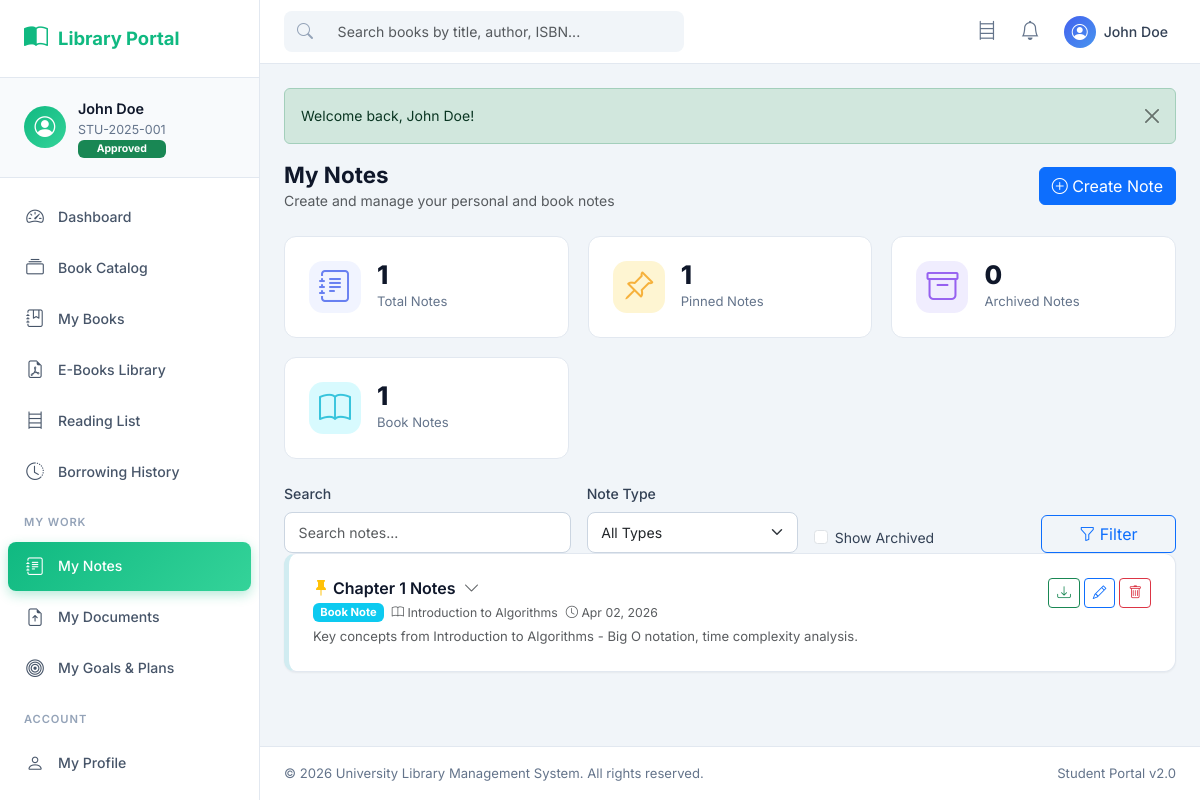
Page /student/notes.php (signed in) on the committed database.
### tables this page shows
CREATE TABLE IF NOT EXISTS `student_notes` (
  `note_id` int(11) NOT NULL AUTO_INCREMENT,
  `user_id` int(11) NOT NULL,
  `book_id` int(11) DEFAULT NULL,
  `note_title` varchar(255) NOT NULL,
  `note_content` longtext NOT NULL,
  `note_type` enum('personal','book_note','book_review','summary','study_note') DEFAULT 'personal',
  `color` varchar(20) DEFAULT '#ffffff',
  `is_pinned` tinyint(1) DEFAULT 0,
  `is_archived` tinyint(1) DEFAULT 0,
  `created_at` timestamp NOT NULL DEFAULT current_timestamp(),
  `updated_at` timestamp NOT NULL DEFAULT current_timestamp() ON UPDATE current_timestamp(),
  PRIMARY KEY (`note_id`),
  KEY `user_id` (`user_id`),
  KEY `book_id` (`book_id`),
  CONSTRAINT `student_notes_ibfk_1` FOREIGN KEY (`user_id`) REFERENCES `users` (`id`) ON DELETE CASCADE,
  CONSTRAINT `student_notes_ibfk_2` FOREIGN KEY (`book_id`) REFERENCES `books` (`book_id`) ON DELETE SET NULL
);

CREATE TABLE IF NOT EXISTS `books` (
  `book_id` int(11) NOT NULL AUTO_INCREMENT,
  `isbn` varchar(20) DEFAULT NULL,
  `book_name` varchar(250) NOT NULL,
  `author_id` int(11) NOT NULL,
  `cat_id` int(11) NOT NULL,
  `book_no` varchar(50) NOT NULL,
  `book_price` decimal(10,2) DEFAULT 0.00,
  `description` text DEFAULT NULL,
  `cover_image` varchar(255) DEFAULT NULL,
  `total_copies` int(3) DEFAULT 1,
  `available_copies` int(3) DEFAULT 1,
  `publisher` varchar(200) DEFAULT NULL,
  `publication_year` year(4) DEFAULT NULL,
  `edition` varchar(50) DEFAULT NULL,
  `pages` int(5) DEFAULT NULL,
  `rack_location` varchar(50) DEFAULT NULL,
  `has_ebook` tinyint(1) DEFAULT 0,
  `view_count` int(11) DEFAULT 0,
  `status` enum('available','unavailable','lost','damaged') DEFAULT 'available',
  `created_at` timestamp NOT NULL DEFAULT current_timestamp(),
  `updated_at` timestamp NOT NULL DEFAULT current_timestamp() ON UPDATE current_timestamp(),
  PRIMARY KEY (`book_id`),
  UNIQUE KEY `book_no` (`book_no`),
  KEY `author_id` (`author_id`),
  KEY `cat_id` (`cat_id`),
  CONSTRAINT `books_ibfk_1` FOREIGN KEY (`author_id`) REFERENCES `authors` (`author_id`) ON DELETE CASCADE,
  CONSTRAINT `books_ibfk_2` FOREIGN KEY (`cat_id`) REFERENCES `categories` (`cat_id`) ON DELETE CASCADE
);

### config/config.php (called while the page is built, shortened)
<?php
function sanitize($data) {
    return htmlspecialchars(trim($data), ENT_QUOTES, 'UTF-8');
}
function formatDate($date) {
    return date('M d, Y', strtotime($date));
}
?>

### student/notes.php (the view, shortened to what this page needs)
<?php
include 'includes/student_header.php';
$user_id = $_SESSION['user_id'];
$note_types = [
    'personal'     => 'Personal',
    'book_note'    => 'Book Note',
    'book_review'  => 'Book Review',
    'summary'      => 'Summary',
    'study_note'   => 'Study Note',
];
$search        = sanitize($_GET['search'] ?? '');
$show_archived = isset($_GET['archived']) && $_GET['archived'] === '1';
$stmt = $conn->prepare("SELECT COUNT(*) as total FROM student_notes WHERE user_id = ?");
$stmt->bind_param('i', $user_id);
$stmt->execute();
$total_notes = $stmt->get_result()->fetch_assoc()['total'];
$stmt = $conn->prepare("SELECT COUNT(*) as cnt FROM student_notes WHERE user_id = ? AND is_pinned = 1");
$stmt->bind_param('i', $user_id);
$stmt->execute();
$pinned_notes = $stmt->get_result()->fetch_assoc()['cnt'];
$stmt = $conn->prepare("SELECT COUNT(*) as cnt FROM student_notes WHERE user_id = ? AND is_archived = 1");
$stmt->bind_param('i', $user_id);
$stmt->execute();
$archived_notes = $stmt->get_result()->fetch_assoc()['cnt'];
$stmt = $conn->prepare("SELECT COUNT(*) as cnt FROM student_notes WHERE user_id = ? AND note_type IN ('book_note', 'book_review')");
$stmt->bind_param('i', $user_id);
$stmt->execute();
$book_notes = $stmt->get_result()->fetch_assoc()['cnt'];
$where  = "WHERE n.user_id = ?";
$params = [$user_id];
$types  = 'i';
if (!$show_archived) {
    $where .= " AND n.is_archived = 0";
}
$sql = "SELECT n.*, b.book_name
        FROM student_notes n
        LEFT JOIN books b ON n.book_id = b.book_id
        {$where}
        ORDER BY n.is_pinned DESC, n.updated_at DESC";
$stmt = $conn->prepare($sql);
if (count($params) > 0) {
    $stmt->bind_param($types, ...$params);
}
$stmt->execute();
$notes = $stmt->get_result()->fetch_all(MYSQLI_ASSOC);
?>
<div class="page-header">
    <div>
        <h4>My Notes</h4>
        <p class="text-muted mb-0">Create and manage your personal and book notes</p>
    </div>
    <div class="page-header-actions">
        <button type="button" class="btn btn-primary" data-bs-toggle="modal" data-bs-target="#noteModal" onclick="resetNoteForm()">
            <i class="bi bi-plus-circle"></i> Create Note
        </button>
    </div>
</div>
<div class="stats-grid">
    <div class="stat-card">
        <div class="stat-icon blue">
            <i class="bi bi-journal-text"></i>
        </div>
        <div class="stat-info">
            <h3><?php echo $total_notes; ?></h3>
            <p>Total Notes</p>
        </div>
    </div>
    <div class="stat-card">
        <div class="stat-icon orange">
            <i class="bi bi-pin-angle"></i>
        </div>
        <div class="stat-info">
            <h3><?php echo $pinned_notes; ?></h3>
            <p>Pinned Notes</p>
        </div>
    </div>
    <div class="stat-card">
        <div class="stat-icon purple">
            <i class="bi bi-archive"></i>
        </div>
        <div class="stat-info">
            <h3><?php echo $archived_notes; ?></h3>
            <p>Archived Notes</p>
        </div>
    </div>
    <div class="stat-card">
        <div class="stat-icon cyan">
            <i class="bi bi-book"></i>
        </div>
        <div class="stat-info">
            <h3><?php echo $book_notes; ?></h3>
            <p>Book Notes</p>
        </div>
    </div>
</div>
<div class="filters-bar">
    <form method="GET" class="row g-3 align-items-end">
        <div class="col-md-4">
            <label class="form-label">Search</label>
            <input type="text" name="search" class="form-control" placeholder="Search notes..." value="<?php echo sanitize($search); ?>">
        </div>
        <div class="col-md-3">
            <label class="form-label">Note Type</label>
            <select name="note_type" class="form-select">
                <option value="">All Types</option>
            </select>
        </div>
        <div class="col-md-3">
            <div class="form-check mt-4">
                <input type="checkbox" name="archived" value="1" class="form-check-input" id="showArchived" <?php echo $show_archived ? 'checked' : ''; ?>>
                <label class="form-check-label" for="showArchived">Show Archived</label>
            </div>
        </div>
        <div class="col-md-2">
            <button type="submit" class="btn btn-outline-primary w-100"><i class="bi bi-funnel"></i> Filter</button>
        </div>
    </form>
</div>
<?php if (empty($notes)): ?>
    <div class="card">
        <div class="card-body">
            <div class="empty-state">
                <i class="bi bi-journal-plus"></i>
                <h5>No Notes Found</h5>
                <p>Create your first note to get started.</p>
                <button type="button" class="btn btn-primary" data-bs-toggle="modal" data-bs-target="#noteModal" onclick="resetNoteForm()">
                    <i class="bi bi-plus-circle"></i> Create Note
                </button>
            </div>
        </div>
    </div>
<?php else: ?>
    <div class="row g-3">
        <?php foreach ($notes as $note): ?>
            <div class="col-12 mb-3">
                <div class="card" id="note-card-<?php echo $note['note_id']; ?>" style="border-left: 5px solid <?php echo sanitize($note['color']); ?>; transition: all 0.3s ease;">
                    <div class="card-body">
                        <div class="d-flex justify-content-between align-items-start">
                            <div class="flex-grow-1" style="cursor:pointer;" onclick="toggleNoteRead(<?php echo $note['note_id']; ?>)">
                                <h6 class="mb-1">
                                    <?php if ($note['is_pinned']): ?>
                                        <i class="bi bi-pin-fill text-warning"></i>
                                    <?php endif; ?>
                                    <?php echo sanitize($note['note_title']); ?>
                                    <i class="bi bi-chevron-down text-muted ms-1" id="chevron-<?php echo $note['note_id']; ?>"></i>
                                </h6>
                                <div class="d-flex gap-2 align-items-center">
                                    <span class="badge bg-<?php echo ($note['note_type'] === 'book_note' || $note['note_type'] === 'book_review') ? 'info' : 'primary'; ?>" style="font-size:0.7rem;">
                                        <?php echo sanitize($note_types[$note['note_type']] ?? ucfirst($note['note_type'])); ?>
                                    </span>
                                    <?php if ($note['book_name']): ?>
                                        <small class="text-muted"><i class="bi bi-book"></i> <?php echo sanitize($note['book_name']); ?></small>
                                    <?php endif; ?>
                                    <small class="text-muted"><i class="bi bi-clock"></i> <?php echo formatDate($note['created_at']); ?></small>
                                </div>
                                <p class="text-muted mb-0 mt-1" style="font-size:0.82rem;">
                                    <?php echo sanitize(mb_strimwidth($note['note_content'], 0, 150, '...')); ?>
                                </p>
                            </div>
                            <div class="action-btns ms-3">
                                <a href="<?php echo STUDENT_URL; ?>/notes.php?download=text&id=<?php echo $note['note_id']; ?>" class="btn btn-sm btn-outline-success" title="Download"><i class="bi bi-download"></i></a>
                                <button type="button" class="btn btn-sm btn-outline-primary" title="Edit"
                                    onclick="editNote(<?php echo (int)$note['note_id']; ?>, <?php echo json_encode($note['note_title']); ?>, <?php echo json_encode($note['note_content']); ?>, '<?php echo $note['note_type']; ?>', <?php echo $note['book_id'] ? (int)$note['book_id'] : 'null'; ?>, '<?php echo $note['color']; ?>', <?php echo (int)$note['is_pinned']; ?>)">
                                    <i class="bi bi-pencil"></i>
                                </button>
                                <form method="POST" class="d-inline" onsubmit="return confirm('Delete this note?');">
                                    <button type="submit" class="btn btn-sm btn-outline-danger" title="Delete"><i class="bi bi-trash"></i></button>
                                </form>
                            </div>
                        </div>
                    </div>
                </div>
            </div>
        <?php endforeach; ?>
    </div>
<?php endif; ?>
<?php include 'includes/student_footer.php'; ?>

### assets/css/style.css (style rules this page uses)
:root { --primary: #4361ee; --primary-light: #6b82f7; --primary-dark: #2d47d6; --secondary: #3f37c9; --accent: #4895ef; --success: #10b981; --success-light: #d1fae5; --warning: #f59e0b; --warning-light: #fef3c7; --danger: #ef4444; --danger-light: #fee2e2; --info: #06b6d4; --info-light: #cffafe; --dark: #1e293b; --gray-900: #0f172a; --gray-800: #1e293b; --gray-700: #334155; --gray-600: #475569; --gray-500: #64748b; --gray-400: #94a3b8; --gray-300: #cbd5e1; --gray-200: #e2e8f0; --gray-100: #f1f5f9; --gray-50: #f8fafc; --white: #ffffff; --sidebar-width: 260px; --sidebar-collapsed: 70px; --topbar-height: 64px; --border-radius: 12px; --border-radius-sm: 8px; --border-radius-lg: 16px; --shadow-sm: 0 1px 2px rgba(0,0,0,0.05); --shadow: 0 1px 3px rgba(0,0,0,0.1), 0 1px 2px rgba(0,0,0,0.06); --shadow-md: 0 4px 6px -1px rgba(0,0,0,0.1), 0 2px 4px -1px rgba(0,0,0,0.06); --shadow-lg: 0 10px 15px -3px rgba(0,0,0,0.1), 0 4px 6px -2px rgba(0,0,0,0.05); --shadow-xl: 0 20px 25px -5px rgba(0,0,0,0.1), 0 10px 10px -5px rgba(0,0,0,0.04); --transition: all 0.3s cubic-bezier(0.4, 0, 0.2, 1); --font-family: 'Inter', -apple-system, BlinkMacSystemFont, 'Segoe UI', Roboto, sans-serif; }
*, *::before, *::after { margin: 0; padding: 0; box-sizing: border-box; }
html { scroll-behavior: smooth; }
body { font-family: var(--font-family); font-size: 14px; line-height: 1.6; color: var(--gray-700); background-color: var(--gray-100); -webkit-font-smoothing: antialiased; -moz-osx-font-smoothing: grayscale; }
a { color: var(--primary); text-decoration: none; transition: var(--transition); }
h1, h2, h3, h4, h5, h6 { color: var(--gray-900); font-weight: 600; line-height: 1.3; }
.page-header { display: flex; justify-content: space-between; align-items: center; margin-bottom: 1.5rem; flex-wrap: wrap; gap: 1rem; }
.page-header h4 { font-size: 1.4rem; font-weight: 700; margin: 0; }
.page-header-actions { display: flex; gap: 0.5rem; }
.stats-grid { display: grid; grid-template-columns: repeat(auto-fit, minmax(220px, 1fr)); gap: 1.2rem; margin-bottom: 1.5rem; }
.stat-card { background: var(--white); border-radius: var(--border-radius); padding: 1.5rem; border: 1px solid var(--gray-200); display: flex; align-items: center; gap: 1rem; transition: var(--transition); }
.stat-icon { width: 52px; height: 52px; border-radius: 14px; display: flex; align-items: center; justify-content: center; font-size: 1.4rem; flex-shrink: 0; }
.stat-icon.blue { background: #eef2ff; color: var(--primary); }
.stat-icon.orange { background: #fef3c7; color: var(--warning); }
.stat-icon.cyan { background: #cffafe; color: var(--info); }
.stat-icon.purple { background: #ede9fe; color: #7c3aed; }
.stat-info h3 { font-size: 1.6rem; font-weight: 800; margin: 0; line-height: 1; }
.stat-info p { font-size: 0.82rem; color: var(--gray-500); margin: 4px 0 0; }
.card { border: 1px solid var(--gray-200); border-radius: var(--border-radius); box-shadow: var(--shadow-sm); background: var(--white); }
.card-body { padding: 1.5rem; }
.action-btns { display: flex; gap: 4px; }
.action-btns .btn { padding: 4px 8px; font-size: 0.85rem; }
.form-label { font-weight: 500; font-size: 0.88rem; color: var(--gray-700); margin-bottom: 0.4rem; }
.form-control, .form-select { font-size: 0.88rem; border-color: var(--gray-300); border-radius: var(--border-radius-sm); padding: 0.55rem 0.85rem; transition: var(--transition); }
.stat-card { transition: transform 0.2s ease, box-shadow 0.2s ease; }
.stat-card .stat-icon { font-size: 2rem; opacity: 0.8; }

### rows in the picture
student_notes: is_pinned 1 (drawn), note_title "Chapter 1 Notes", note_type "Book Note", book.book_name "Introduction to Algorithms", created_at "Apr 02, 2026", note_content "Key concepts from Introduction to Algorithms - Big O notation, time complexity analysis."

### other values in the picture
$_SESSION['name'] "John Doe"
$_SESSION['student_id'] "STU-2025-001"
$flash['message'] "Welcome back, John Doe!"
$total_notes "1"
$pinned_notes "1"
$archived_notes "0"
$book_notes "1"
SITE_NAME "University Library Management System"
